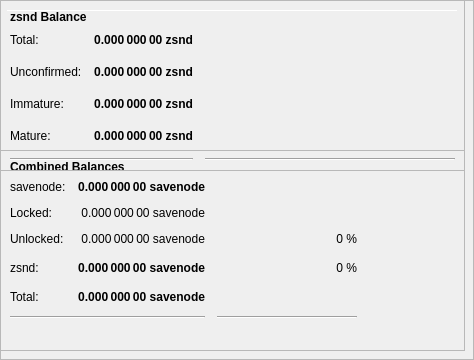
        <widget class="QFrame" name="frameObfuscation">
         <property name="minimumSize">
          <size>
           <width>0</width>
           <height>350</height>
          </size>
         </property>
         <property name="layoutDirection">
          <enum>Qt::LeftToRight</enum>
         </property>
         <property name="frameShape">
          <enum>QFrame::StyledPanel</enum>
         </property>
         <property name="frameShadow">
          <enum>QFrame::Raised</enum>
         </property>
         <widget class="QPushButton" name="runAutoDenom">
          <property name="geometry">
           <rect>
            <x>251</x>
            <y>17</y>
            <width>1</width>
            <height>1</height>
           </rect>
          </property>
          <property name="palette">
           <palette>
            <active>
             <colorrole role="WindowText">
              <brush brushstyle="SolidPattern">
               <color alpha="255">
                <red>0</red>
                <green>0</green>
                <blue>0</blue>
               </color>
              </brush>
             </colorrole>
             <colorrole role="Button">
              <brush brushstyle="SolidPattern">
               <color alpha="255">
                <red>239</red>
                <green>238</green>
                <blue>238</blue>
               </color>
              </brush>
             </colorrole>
             <colorrole role="Light">
              <brush brushstyle="SolidPattern">
               <color alpha="255">
                <red>255</red>
                <green>255</green>
                <blue>255</blue>
               </color>
              </brush>
             </colorrole>
             <colorrole role="Midlight">
              <brush brushstyle="SolidPattern">
               <color alpha="255">
                <red>247</red>
                <green>246</green>
                <blue>246</blue>
               </color>
              </brush>
             </colorrole>
             <colorrole role="Dark">
              <brush brushstyle="SolidPattern">
               <color alpha="255">
                <red>119</red>
                <green>119</green>
                <blue>119</blue>
               </color>
              </brush>
             </colorrole>
             <colorrole role="Mid">
              <brush brushstyle="SolidPattern">
               <color alpha="255">
                <red>159</red>
                <green>159</green>
                <blue>159</blue>
               </color>
              </brush>
             </colorrole>
             <colorrole role="Text">
              <brush brushstyle="SolidPattern">
               <color alpha="255">
                <red>0</red>
                <green>0</green>
                <blue>0</blue>
               </color>
              </brush>
             </colorrole>
             <colorrole role="BrightText">
              <brush brushstyle="SolidPattern">
               <color alpha="255">
                <red>255</red>
                <green>255</green>
                <blue>255</blue>
               </color>
              </brush>
             </colorrole>
             <colorrole role="ButtonText">
              <brush brushstyle="SolidPattern">
               <color alpha="255">
                <red>0</red>
                <green>0</green>
                <blue>0</blue>
               </color>
              </brush>
             </colorrole>
             <colorrole role="Base">
              <brush brushstyle="SolidPattern">
               <color alpha="255">
                <red>255</red>
                <green>255</green>
                <blue>255</blue>
               </color>
              </brush>
             </colorrole>
             <colorrole role="Window">
              <brush brushstyle="SolidPattern">
               <color alpha="255">
                <red>239</red>
                <green>238</green>
                <blue>238</blue>
               </color>
              </brush>
             </colorrole>
             <colorrole role="Shadow">
              <brush brushstyle="SolidPattern">
               <color alpha="255">
                <red>0</red>
                <green>0</green>
                <blue>0</blue>
               </color>
              </brush>
             </colorrole>
             <colorrole role="AlternateBase">
              <brush brushstyle="SolidPattern">
               <color alpha="255">
                <red>247</red>
                <green>246</green>
                <blue>246</blue>
               </color>
              </brush>
             </colorrole>
             <colorrole role="ToolTipBase">
              <brush brushstyle="SolidPattern">
               <color alpha="255">
                <red>255</red>
                <green>255</green>
                <blue>220</blue>
               </color>
              </brush>
             </colorrole>
             <colorrole role="ToolTipText">
              <brush brushstyle="SolidPattern">
               <color alpha="255">
                <red>0</red>
                <green>0</green>
                <blue>0</blue>
               </color>
              </brush>
             </colorrole>
            </active>
            <inactive>
             <colorrole role="WindowText">
              <brush brushstyle="SolidPattern">
               <color alpha="255">
                <red>0</red>
                <green>0</green>
                <blue>0</blue>
               </color>
              </brush>
             </colorrole>
             <colorrole role="Button">
              <brush brushstyle="SolidPattern">
               <color alpha="255">
                <red>239</red>
                <green>238</green>
                <blue>238</blue>
               </color>
              </brush>
             </colorrole>
             <colorrole role="Light">
              <brush brushstyle="SolidPattern">
               <color alpha="255">
                <red>255</red>
                <green>255</green>
                <blue>255</blue>
               </color>
              </brush>
             </colorrole>
             <colorrole role="Midlight">
              <brush brushstyle="SolidPattern">
               <color alpha="255">
                <red>247</red>
                <green>246</green>
                <blue>246</blue>
               </color>
              </brush>
             </colorrole>
             <colorrole role="Dark">
              <brush brushstyle="SolidPattern">
               <color alpha="255">
                <red>119</red>
                <green>119</green>
                <blue>119</blue>
               </color>
              </brush>
             </colorrole>
             <colorrole role="Mid">
              <brush brushstyle="SolidPattern">
               <color alpha="255">
                <red>159</red>
                <green>159</green>
                <blue>159</blue>
               </color>
              </brush>
             </colorrole>
             <colorrole role="Text">
              <brush brushstyle="SolidPattern">
               <color alpha="255">
                <red>0</red>
                <green>0</green>
                <blue>0</blue>
               </color>
              </brush>
             </colorrole>
             <colorrole role="BrightText">
              <brush brushstyle="SolidPattern">
               <color alpha="255">
                <red>255</red>
                <green>255</green>
                <blue>255</blue>
               </color>
              </brush>
             </colorrole>
             <colorrole role="ButtonText">
              <brush brushstyle="SolidPattern">
               <color alpha="255">
                <red>0</red>
                <green>0</green>
                <blue>0</blue>
               </color>
              </brush>
             </colorrole>
             <colorrole role="Base">
              <brush brushstyle="SolidPattern">
               <color alpha="255">
                <red>255</red>
                <green>255</green>
                <blue>255</blue>
               </color>
              </brush>
             </colorrole>
             <colorrole role="Window">
              <brush brushstyle="SolidPattern">
               <color alpha="255">
                <red>239</red>
                <green>238</green>
                <blue>238</blue>
               </color>
              </brush>
             </colorrole>
             <colorrole role="Shadow">
              <brush brushstyle="SolidPattern">
               <color alpha="255">
                <red>0</red>
                <green>0</green>
                <blue>0</blue>
               </color>
              </brush>
             </colorrole>
             <colorrole role="AlternateBase">
              <brush brushstyle="SolidPattern">
               <color alpha="255">
                <red>247</red>
                <green>246</green>
                <blue>246</blue>
               </color>
              </brush>
             </colorrole>
             <colorrole role="ToolTipBase">
              <brush brushstyle="SolidPattern">
               <color alpha="255">
                <red>255</red>
                <green>255</green>
                <blue>220</blue>
               </color>
              </brush>
             </colorrole>
             <colorrole role="ToolTipText">
              <brush brushstyle="SolidPattern">
               <color alpha="255">
                <red>0</red>
                <green>0</green>
                <blue>0</blue>
               </color>
              </brush>
             </colorrole>
            </inactive>
            <disabled>
             <colorrole role="WindowText">
              <brush brushstyle="SolidPattern">
               <color alpha="255">
                <red>119</red>
                <green>119</green>
                <blue>119</blue>
               </color>
              </brush>
             </colorrole>
             <colorrole role="Button">
              <brush brushstyle="SolidPattern">
               <color alpha="255">
                <red>239</red>
                <green>238</green>
                <blue>238</blue>
               </color>
              </brush>
             </colorrole>
             <colorrole role="Light">
              <brush brushstyle="SolidPattern">
               <color alpha="255">
                <red>255</red>
                <green>255</green>
                <blue>255</blue>
               </color>
              </brush>
             </colorrole>
             <colorrole role="Midlight">
              <brush brushstyle="SolidPattern">
               <color alpha="255">
                <red>247</red>
                <green>246</green>
                <blue>246</blue>
               </color>
              </brush>
             </colorrole>
             <colorrole role="Dark">
              <brush brushstyle="SolidPattern">
               <color alpha="255">
                <red>119</red>
                <green>119</green>
                <blue>119</blue>
               </color>
              </brush>
             </colorrole>
             <colorrole role="Mid">
              <brush brushstyle="SolidPattern">
               <color alpha="255">
                <red>159</red>
                <green>159</green>
                <blue>159</blue>
               </color>
              </brush>
             </colorrole>
             <colorrole role="Text">
              <brush brushstyle="SolidPattern">
               <color alpha="255">
                <red>119</red>
                <green>119</green>
                <blue>119</blue>
               </color>
              </brush>
             </colorrole>
             <colorrole role="BrightText">
              <brush brushstyle="SolidPattern">
               <color alpha="255">
                <red>255</red>
                <green>255</green>
                <blue>255</blue>
               </color>
              </brush>
             </colorrole>
             <colorrole role="ButtonText">
              <brush brushstyle="SolidPattern">
               <color alpha="255">
                <red>119</red>
                <green>119</green>
                <blue>119</blue>
               </color>
              </brush>
             </colorrole>
             <colorrole role="Base">
              <brush brushstyle="SolidPattern">
               <color alpha="255">
                <red>239</red>
                <green>238</green>
                <blue>238</blue>
               </color>
              </brush>
             </colorrole>
             <colorrole role="Window">
              <brush brushstyle="SolidPattern">
               <color alpha="255">
                <red>239</red>
                <green>238</green>
                <blue>238</blue>
               </color>
              </brush>
             </colorrole>
             <colorrole role="Shadow">
              <brush brushstyle="SolidPattern">
               <color alpha="255">
                <red>0</red>
                <green>0</green>
                <blue>0</blue>
               </color>
              </brush>
             </colorrole>
             <colorrole role="AlternateBase">
              <brush brushstyle="SolidPattern">
               <color alpha="255">
                <red>239</red>
                <green>238</green>
                <blue>238</blue>
               </color>
              </brush>
             </colorrole>
             <colorrole role="ToolTipBase">
              <brush brushstyle="SolidPattern">
               <color alpha="255">
                <red>255</red>
                <green>255</green>
                <blue>220</blue>
               </color>
              </brush>
             </colorrole>
             <colorrole role="ToolTipText">
              <brush brushstyle="SolidPattern">
               <color alpha="255">
                <red>0</red>
                <green>0</green>
                <blue>0</blue>
               </color>
              </brush>
             </colorrole>
            </disabled>
           </palette>
          </property>
          <property name="focusPolicy">
           <enum>Qt::NoFocus</enum>
          </property>
          <property name="autoFillBackground">
           <bool>true</bool>
          </property>
          <property name="text">
           <string/>
          </property>
          <property name="flat">
           <bool>true</bool>
          </property>
         </widget>
         <widget class="Line" name="line">
          <property name="geometry">
           <rect>
            <x>7</x>
            <y>10</y>
            <width>451</width>
            <height>1</height>
           </rect>
          </property>
          <property name="orientation">
           <enum>Qt::Horizontal</enum>
          </property>
         </widget>
         <widget class="QFrame" name="frame_3">
          <property name="geometry">
           <rect>
            <x>0</x>
            <y>150</y>
            <width>465</width>
            <height>201</height>
           </rect>
          </property>
          <property name="frameShape">
           <enum>QFrame::StyledPanel</enum>
          </property>
          <property name="frameShadow">
           <enum>QFrame::Raised</enum>
          </property>
          <layout class="QVBoxLayout" name="verticalLayout_5">
           <item>
            <layout class="QHBoxLayout" name="horizontalLayout_5" stretch="0">
             <item>
              <widget class="QLabel" name="label_5z">
               <property name="maximumSize">
                <size>
                 <width>16777215</width>
                 <height>20</height>
                </size>
               </property>
               <property name="font">
                <font>
                 <weight>75</weight>
                 <bold>true</bold>
                </font>
               </property>
               <property name="toolTip">
                <string>Combined Balances (including unconfirmed and immature coins)</string>
               </property>
               <property name="text">
                <string>&lt;html&gt;&lt;head/&gt;&lt;body&gt;&lt;p&gt;Combined Balances&lt;/p&gt;&lt;/body&gt;&lt;/html&gt;</string>
               </property>
              </widget>
             </item>
            </layout>
           </item>
           <item>
            <layout class="QGridLayout" name="gridLayout_3">
             <property name="spacing">
              <number>12</number>
             </property>
             <item row="7" column="0" colspan="2">
              <widget class="Line" name="lineSpendableBalance_3">
               <property name="orientation">
                <enum>Qt::Horizontal</enum>
               </property>
              </widget>
             </item>
             <item row="7" column="2">
              <widget class="Line" name="lineWatchBalance_3">
               <property name="sizePolicy">
                <sizepolicy hsizetype="Preferred" vsizetype="Fixed">
                 <horstretch>0</horstretch>
                 <verstretch>0</verstretch>
                </sizepolicy>
               </property>
               <property name="minimumSize">
                <size>
                 <width>140</width>
                 <height>0</height>
                </size>
               </property>
               <property name="orientation">
                <enum>Qt::Horizontal</enum>
               </property>
              </widget>
             </item>
             <item row="4" column="1">
              <widget class="QLabel" name="labelzBalancez">
               <property name="font">
                <font>
                 <weight>75</weight>
                 <bold>true</bold>
                </font>
               </property>
               <property name="cursor">
                <cursorShape>IBeamCursor</cursorShape>
               </property>
               <property name="toolTip">
                <string>Total of transactions that have yet to be confirmed, and do not yet count toward the spendable balance</string>
               </property>
               <property name="text">
                <string notr="true">0.000 000 00 savenode</string>
               </property>
               <property name="alignment">
                <set>Qt::AlignRight|Qt::AlignTrailing|Qt::AlignVCenter</set>
               </property>
               <property name="textInteractionFlags">
                <set>Qt::LinksAccessibleByMouse|Qt::TextSelectableByKeyboard|Qt::TextSelectableByMouse</set>
               </property>
              </widget>
             </item>
             <item row="6" column="1">
              <widget class="QLabel" name="labelTotalz">
               <property name="font">
                <font>
                 <weight>75</weight>
                 <bold>true</bold>
                </font>
               </property>
               <property name="cursor">
                <cursorShape>IBeamCursor</cursorShape>
               </property>
               <property name="toolTip">
                <string>Total Balance, including unconfirmed and immature coins.</string>
               </property>
               <property name="text">
                <string notr="true">0.000 000 00 savenode</string>
               </property>
               <property name="alignment">
                <set>Qt::AlignRight|Qt::AlignTrailing|Qt::AlignVCenter</set>
               </property>
               <property name="textInteractionFlags">
                <set>Qt::LinksAccessibleByMouse|Qt::TextSelectableByKeyboard|Qt::TextSelectableByMouse</set>
               </property>
              </widget>
             </item>
             <item row="4" column="3">
              <spacer name="horizontalSpacer_6">
               <property name="orientation">
                <enum>Qt::Horizontal</enum>
               </property>
               <property name="sizeHint" stdset="0">
                <size>
                 <width>40</width>
                 <height>20</height>
                </size>
               </property>
              </spacer>
             </item>
             <item row="6" column="0">
              <widget class="QLabel" name="labelTotalTextz">
               <property name="text">
                <string>Total:</string>
               </property>
              </widget>
             </item>
             <item row="1" column="0">
              <widget class="QLabel" name="labelBalanceTextz">
               <property name="text">
                <string>savenode:</string>
               </property>
              </widget>
             </item>
             <item row="1" column="1">
              <widget class="QLabel" name="labelBalancez">
               <property name="font">
                <font>
                 <weight>75</weight>
                 <bold>true</bold>
                </font>
               </property>
               <property name="cursor">
                <cursorShape>IBeamCursor</cursorShape>
               </property>
               <property name="toolTip">
                <string>Your current spendable balance</string>
               </property>
               <property name="text">
                <string notr="true">0.000 000 00 savenode</string>
               </property>
               <property name="alignment">
                <set>Qt::AlignRight|Qt::AlignTrailing|Qt::AlignVCenter</set>
               </property>
               <property name="textInteractionFlags">
                <set>Qt::LinksAccessibleByMouse|Qt::TextSelectableByKeyboard|Qt::TextSelectableByMouse</set>
               </property>
              </widget>
             </item>
             <item row="4" column="0">
              <widget class="QLabel" name="labelzBalanceTextz">
               <property name="toolTip">
                <string/>
               </property>
               <property name="text">
                <string>zsnd:</string>
               </property>
              </widget>
             </item>
             <item row="4" column="2">
              <widget class="QLabel" name="labelzsndPercent">
               <property name="toolTip">
                <string>Current percentage of zsnd.
If AutoMint is enabled this percentage will settle around the configured AutoMint percentage (default = 10%)</string>
               </property>
               <property name="text">
                <string>0 %</string>
               </property>
               <property name="alignment">
                <set>Qt::AlignRight|Qt::AlignTrailing|Qt::AlignVCenter</set>
               </property>
              </widget>
             </item>
             <item row="6" column="2">
              <widget class="QLabel" name="label100Percent">
               <property name="text">
                <string/>
               </property>
               <property name="alignment">
                <set>Qt::AlignRight|Qt::AlignTrailing|Qt::AlignVCenter</set>
               </property>
              </widget>
             </item>
             <item row="2" column="1">
              <widget class="QLabel" name="labelLockedBalance">
               <property name="toolTip">
                <string>Locked savenode or Masternode collaterals. These are excluded from zsnd minting.</string>
               </property>
               <property name="text">
                <string>0.000 000 00 savenode</string>
               </property>
               <property name="alignment">
                <set>Qt::AlignRight|Qt::AlignTrailing|Qt::AlignVCenter</set>
               </property>
              </widget>
             </item>
             <item row="2" column="0">
              <widget class="QLabel" name="labelLockedBalanceText">
               <property name="toolTip">
                <string>Locked savenode or Masternode collaterals. These are excluded from zsnd minting.</string>
               </property>
               <property name="text">
                <string>Locked:</string>
               </property>
              </widget>
             </item>
             <item row="3" column="0">
              <widget class="QLabel" name="labelUnLockedBalanceText">
               <property name="toolTip">
                <string>Unlocked savenodes. These can be used for zsnd minting.</string>
               </property>
               <property name="text">
                <string>Unlocked:</string>
               </property>
              </widget>
             </item>
             <item row="3" column="1">
              <widget class="QLabel" name="labelUnLockedBalance">
               <property name="toolTip">
                <string>Unlocked savenodes. These can be used for zsnd minting.</string>
               </property>
               <property name="text">
                <string>0.000 000 00 savenode</string>
               </property>
               <property name="alignment">
                <set>Qt::AlignRight|Qt::AlignTrailing|Qt::AlignVCenter</set>
               </property>
              </widget>
             </item>
             <item row="3" column="2">
              <widget class="QLabel" name="labelsavenodePercent">
               <property name="text">
                <string>0 %</string>
               </property>
               <property name="alignment">
                <set>Qt::AlignRight|Qt::AlignTrailing|Qt::AlignVCenter</set>
               </property>
              </widget>
             </item>
            </layout>
           </item>
           <item>
            <spacer name="verticalSpacer">
             <property name="orientation">
              <enum>Qt::Vertical</enum>
             </property>
             <property name="sizeHint" stdset="0">
              <size>
               <width>20</width>
               <height>40</height>
              </size>
             </property>
            </spacer>
           </item>
          </layout>
         </widget>
         <widget class="QFrame" name="frame_4">
          <property name="geometry">
           <rect>
            <x>0</x>
            <y>0</y>
            <width>465</width>
            <height>171</height>
           </rect>
          </property>
          <property name="frameShape">
           <enum>QFrame::StyledPanel</enum>
          </property>
          <property name="frameShadow">
           <enum>QFrame::Raised</enum>
          </property>
          <layout class="QVBoxLayout" name="verticalLayout_7">
           <item>
            <layout class="QHBoxLayout" name="horizontalLayout_8" stretch="0">
             <item>
              <widget class="QLabel" name="label_5z_3">
               <property name="maximumSize">
                <size>
                 <width>16777215</width>
                 <height>20</height>
                </size>
               </property>
               <property name="font">
                <font>
                 <weight>75</weight>
                 <bold>true</bold>
                </font>
               </property>
               <property name="text">
                <string>zsnd Balance</string>
               </property>
              </widget>
             </item>
            </layout>
           </item>
           <item>
            <layout class="QGridLayout" name="gridLayout_5">
             <property name="spacing">
              <number>12</number>
             </property>
             <item row="4" column="0">
              <widget class="QLabel" name="labelzBalanceMatureText">
               <property name="toolTip">
                <string>Mature: more than 20 confirmation and more than 1 mints of the same denomination after it was minted.
These zsnd are spendable.</string>
               </property>
               <property name="text">
                <string>Mature:</string>
               </property>
              </widget>
             </item>
             <item row="5" column="0" colspan="2">
              <widget class="Line" name="lineSpendableBalance_5">
               <property name="orientation">
                <enum>Qt::Horizontal</enum>
               </property>
              </widget>
             </item>
             <item row="1" column="1">
              <widget class="QLabel" name="labelzBalance">
               <property name="font">
                <font>
                 <weight>75</weight>
                 <bold>true</bold>
                </font>
               </property>
               <property name="cursor">
                <cursorShape>IBeamCursor</cursorShape>
               </property>
               <property name="toolTip">
                <string>All available zsnd, unconfirmed and immature zsnd included.</string>
               </property>
               <property name="text">
                <string notr="true">0.000 000 00 zsnd</string>
               </property>
               <property name="alignment">
                <set>Qt::AlignRight|Qt::AlignTrailing|Qt::AlignVCenter</set>
               </property>
               <property name="textInteractionFlags">
                <set>Qt::LinksAccessibleByMouse|Qt::TextSelectableByKeyboard|Qt::TextSelectableByMouse</set>
               </property>
              </widget>
             </item>
             <item row="5" column="2">
              <widget class="Line" name="lineWatchBalance_5">
               <property name="sizePolicy">
                <sizepolicy hsizetype="Preferred" vsizetype="Fixed">
                 <horstretch>0</horstretch>
                 <verstretch>0</verstretch>
                </sizepolicy>
               </property>
               <property name="minimumSize">
                <size>
                 <width>140</width>
                 <height>0</height>
                </size>
               </property>
               <property name="orientation">
                <enum>Qt::Horizontal</enum>
               </property>
              </widget>
             </item>
             <item row="1" column="0">
              <widget class="QLabel" name="labelzBalanceText">
               <property name="toolTip">
                <string>All available zsnd, unconfirmed and immature zsnd included.</string>
               </property>
               <property name="text">
                <string>Total:</string>
               </property>
              </widget>
             </item>
             <item row="1" column="2">
              <spacer name="horizontalSpacer_8">
               <property name="orientation">
                <enum>Qt::Horizontal</enum>
               </property>
               <property name="sizeHint" stdset="0">
                <size>
                 <width>40</width>
                 <height>20</height>
                </size>
               </property>
              </spacer>
             </item>
             <item row="4" column="2">
              <spacer name="horizontalSpacer_4">
               <property name="orientation">
                <enum>Qt::Horizontal</enum>
               </property>
               <property name="sizeHint" stdset="0">
                <size>
                 <width>40</width>
                 <height>20</height>
                </size>
               </property>
              </spacer>
             </item>
             <item row="4" column="1">
              <widget class="QLabel" name="labelzBalanceMature">
               <property name="font">
                <font>
                 <weight>75</weight>
                 <bold>true</bold>
                </font>
               </property>
               <property name="toolTip">
                <string>Mature: more than 20 confirmation and more than 1 mints of the same denomination after it was minted.
These zsnd are spendable.</string>
               </property>
               <property name="text">
                <string>0.000 000 00 zsnd</string>
               </property>
               <property name="alignment">
                <set>Qt::AlignRight|Qt::AlignTrailing|Qt::AlignVCenter</set>
               </property>
              </widget>
             </item>
             <item row="2" column="0">
              <widget class="QLabel" name="labelzBalanceUnconfirmedText">
               <property name="toolTip">
                <string>Unconfirmed: less than 20 confirmations
Immature: confirmed, but less than 1 mints of the same denomination after it was minted</string>
               </property>
               <property name="text">
                <string>Unconfirmed:</string>
               </property>
              </widget>
             </item>
             <item row="2" column="1">
              <widget class="QLabel" name="labelzBalanceUnconfirmed">
               <property name="font">
                <font>
                 <weight>75</weight>
                 <bold>true</bold>
                </font>
               </property>
               <property name="toolTip">
                <string>Unconfirmed: less than 20 confirmations
Immature: confirmed, but less than 1 mints of the same denomination after it was minted</string>
               </property>
               <property name="text">
                <string>0.000 000 00 zsnd</string>
               </property>
               <property name="alignment">
                <set>Qt::AlignRight|Qt::AlignTrailing|Qt::AlignVCenter</set>
               </property>
              </widget>
             </item>
             <item row="2" column="2">
              <spacer name="horizontalSpacer_5">
               <property name="orientation">
                <enum>Qt::Horizontal</enum>
               </property>
               <property name="sizeHint" stdset="0">
                <size>
                 <width>40</width>
                 <height>20</height>
                </size>
               </property>
              </spacer>
             </item>
             <item row="3" column="0">
              <widget class="QLabel" name="labelzBalanceImmatureText">
               <property name="toolTip">
                <string>Unconfirmed: less than 20 confirmations
Immature: confirmed, but less than 1 mints of the same denomination after it was minted</string>
               </property>
               <property name="text">
                <string>Immature:</string>
               </property>
              </widget>
             </item>
             <item row="3" column="1">
              <widget class="QLabel" name="labelzBalanceImmature">
               <property name="font">
                <font>
                 <weight>75</weight>
                 <bold>true</bold>
                </font>
               </property>
               <property name="toolTip">
                <string>Unconfirmed: less than 20 confirmations
Immature: confirmed, but less than 1 mints of the same denomination after it was minted</string>
               </property>
               <property name="text">
                <string>0.000 000 00 zsnd</string>
               </property>
               <property name="alignment">
                <set>Qt::AlignRight|Qt::AlignTrailing|Qt::AlignVCenter</set>
               </property>
              </widget>
             </item>
             <item row="3" column="2">
              <spacer name="horizontalSpacer_7">
               <property name="orientation">
                <enum>Qt::Horizontal</enum>
               </property>
               <property name="sizeHint" stdset="0">
                <size>
                 <width>40</width>
                 <height>20</height>
                </size>
               </property>
              </spacer>
             </item>
            </layout>
           </item>
          </layout>
         </widget>
        </widget>
